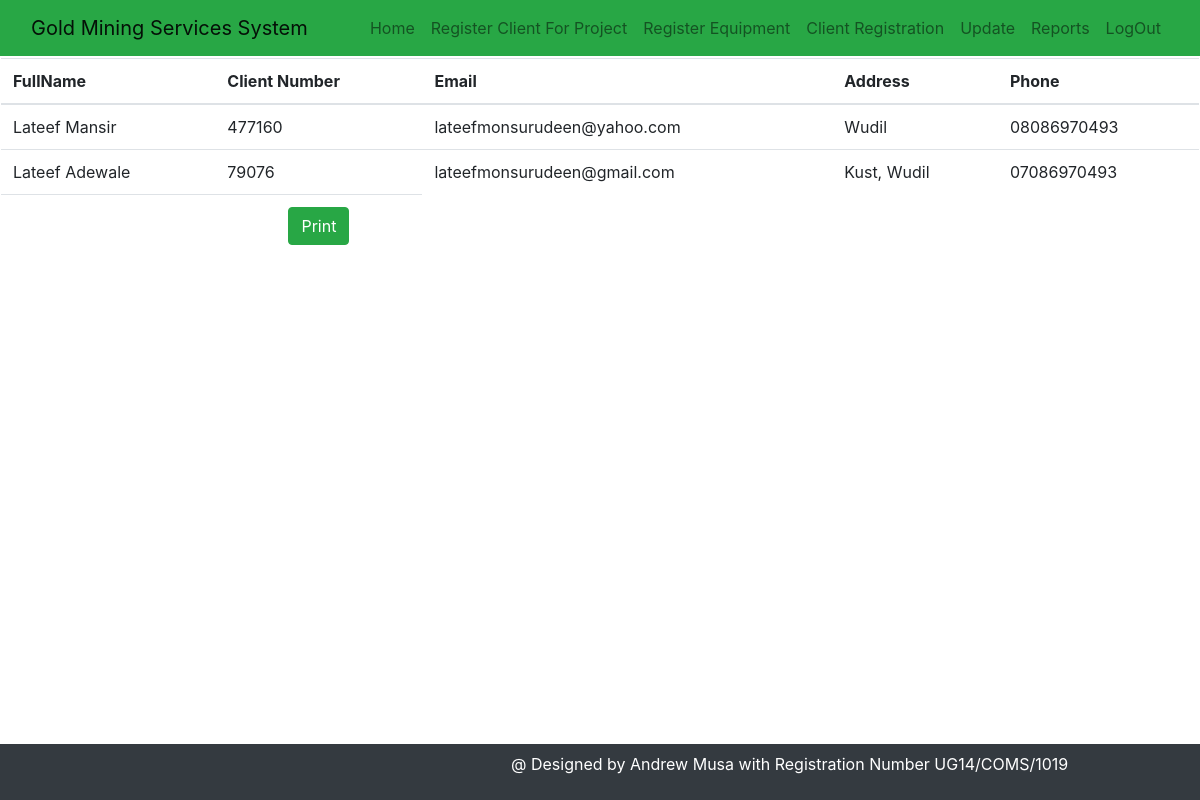
The page /ClientRegReports.php (signed in) on the database its author committed.
### tables this page shows
CREATE TABLE IF NOT EXISTS `client` (
  `id` int(11) NOT NULL AUTO_INCREMENT,
  `Client_id` varchar(50) NOT NULL,
  `FullName` varchar(50) NOT NULL,
  `Image` varchar(200) NOT NULL,
  `Email` varchar(50) NOT NULL,
  `Address` varchar(50) NOT NULL,
  `Phone` varchar(15) NOT NULL,
  `Username` varchar(15) NOT NULL,
  `Password` varchar(15) NOT NULL,
  PRIMARY KEY (`id`)
);

### ClientRegReports.php (the view, shortened to what this page needs)
<?php include "employeeheader.php" ; ?>
<!DOCTYPE html>
<html class="no-js" lang="en">
    <head>
        <link rel='stylesheet' href="https://maxcdn.bootstrapcdn.com/font-awesome/4.7.0/css/font-awesome.min.css">
        <link rel="stylesheet" href="css\bootstrap.css">
</head>
<body>
<div class="main">
			<div class="main-content">
				<div class="container-fluid">
							<h3 class="panel-title" align="center">Registered Client Reports</h3>
						</div>
						<div class="panel-body">
							<div class="row">
            <table class="table">
					<thead>
            <tr>
            <th>FullName</th>
            <th>Client Number</th>
            <th>Email</th>
            <th>Address</th>
            <th> Phone</th>
            </tr>
            </thead>
<?php
	require_once 'dbconfig.php';
	$stmt = $db_con->prepare('SELECT *
     FROM   client ORDER BY id DESC');
	$stmt->execute();
	if($stmt->rowCount() > 0)
	{
		while($row=$stmt->fetch(PDO::FETCH_ASSOC))
		{
			extract($row);
			?>
            <tr>
            <td><?php echo $FullName;?></td>
            <td><?php echo $Client_id;?></td>
            <td><?php echo $Email;?></td>
            <td><?php echo $Address;?></td>
            <td><?php echo $Phone;?></td>
            </tr>
			<?php
		}
	}
?>
<tr>
<td></td>
<td align="center"><button class="btn btn-success" onClick="window.print();">Print</button></td>
 </table>
<?php include 'footer.php'; ?>
</body>
</html>

### employeeheader.php (shortened to what this page needs)
<?php
include_once 'dbconfig.php';
$stmt = $db_con->prepare("SELECT * FROM  employee  WHERE id=:uid");
$stmt->execute(array(":uid"=>$_SESSION['id']));
$row=$stmt->fetch(PDO::FETCH_ASSOC);
?>
<nav class="navbar navbar-expand-lg fixed-top navbar-light bg-success">
                    <div class="container-fluid">
                        <a class="navbar-brand" href="#">Gold Mining Services System</a>
                            <div class="collapse navbar-collapse" id="navbarSupportedContent">
                            <ul class="navbar-nav ml-auto">
                                <li class="nav-item">
                                    <a class="nav-link" href="EmployeeHome.php">Home</a>
                                </li>
                                <li class="nav-item">
                                    <a class="nav-link" href="registerClient4Project.php">Register Client For Project</a>
                                </li>
                                <li class="nav-item">
                                    <a class="nav-link" href="euipmentReg.php">Register Equipment</a>
                                </li>
                                <li class="nav-item">
                                    <a class="nav-link" href="clientRegemployee.php">Client Registration</a>
                                </li>
                                <li class="nav-item">
                                    <a class="nav-link" href="UpdateEmployee.php?id=<?php echo $row['id']; ?>">Update</a>
                                </li>
                                <li class="nav-item">
                                    <a class="nav-link" href="EmployeeReports.php">Reports</a>
                                </li>
                                <li class="nav-item">
                                    <a class="nav-link" href="logout.php">LogOut</a>
                                </li>
                            </ul>
                        </div>
                    </nav>

### footer.php
<nav class="navbar navbar-expand-lg fixed-bottom navbar-dark bg-dark">
                    <div class="container-fluid">
                      <p style="color: white; margin-left: 30em"> @ Designed by Andrew Musa with Registration Number UG14/COMS/1019 </p>
                    </nav>
                    </div>

### ClientRegReports.php (style rules this page uses)
p { color: white; margin-left: 30em; }
table { margin: 1em; }

### rows shown on the page
client: FullName "Lateef Mansir", Client "477160", Email "lateefmonsurudeen@yahoo.com", Address "Wudil", Phone "08086970493"
client: FullName "Lateef Adewale", Client "79076", Email "lateefmonsurudeen@gmail.com", Address "Kust, Wudil", Phone "07086970493"
